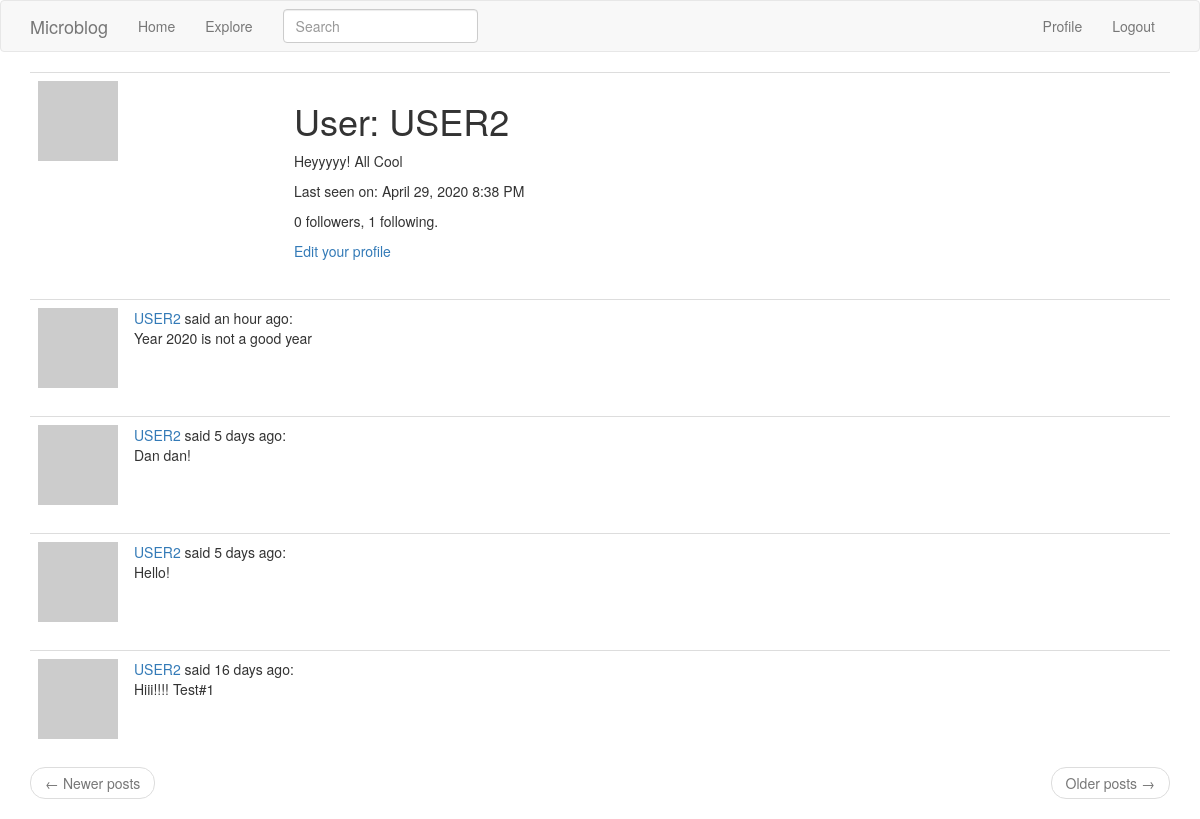
Page /user/USER2 (signed in) on the committed database.
### app/models.py (models this page shows, shortened)
class User(UserMixin, db.Model):
    id = db.Column(db.Integer, primary_key = True)
    username = db.Column(db.String(64), index = True, unique = True)
    email = db.Column(db.String(120),index = True, unique = True)
    password_hash = db.Column(db.String(128))
    posts = db.relationship('Post', backref = 'author', lazy = 'dynamic')
    about_me = db.Column(db.String(140))
    last_seen = db.Column(db.DateTime, default=datetime.utcnow)
    followed = db.relationship(
        'User', secondary=followers,
        primaryjoin=(followers.c.follower_id == id),
        secondaryjoin=(followers.c.followed_id == id),
        backref=db.backref('followers', lazy='dynamic'), lazy='dynamic')
    def avatar(self, size):
        digest = md5(self.email.lower().encode('utf-8')).hexdigest()
        return 'https://www.gravatar.com/avatar/{}?d=identicon&s={}'.format(
            digest, size)

class SearchableMixin(object):
    @classmethod
    def before_commit(cls, session):
        session._changes = {
            'add': list(session.new),
            'update': list(session.dirty),
            'delete': list(session.deleted)
        }
    @classmethod
    def after_commit(cls, session):
        for obj in session._changes['add']:
            if isinstance(obj, SearchableMixin):
                add_to_index(obj.__tablename__, obj)
        for obj in session._changes['update']:
            if isinstance(obj, SearchableMixin):
                add_to_index(obj.__tablename__, obj)
        for obj in session._changes['delete']:
            if isinstance(obj, SearchableMixin):
                remove_from_index(obj.__tablename__, obj)
        session._changes = None

class Post(SearchableMixin, db.Model):
    __searchable__ = ['caption']
    id = db.Column(db.Integer, primary_key = True)
    caption = db.Column(db.String(150))
    timestamp = db.Column(db.DateTime, index = True, default = datetime.utcnow)
    user_id = db.Column(db.Integer, db.ForeignKey('user.id'))

### app/main/routes.py (the view)
@bp.route('/user/<username>')
@login_required
def user(username):
    user = User.query.filter_by(username=username).first_or_404()
    page = request.args.get('page', 1, type=int)
    posts = user.posts.order_by(Post.timestamp.desc()).paginate(
        page, current_app.config['POSTS_PER_PAGE'], False)
    next_url = url_for('main.user', username=user.username, page=posts.next_num) \
        if posts.has_next else None
    prev_url = url_for('main.user', username=user.username, page=posts.prev_num) \
        if posts.has_prev else None
    return render_template('user.html', user=user, posts=posts.items, next_url = next_url, prev_url = prev_url)

### app/main/forms.py
class SearchForm(FlaskForm):
    q = StringField('Search', validators=[DataRequired()])
    def __init__(self, *args, **kwargs):
        if 'formdata' not in kwargs:
            kwargs['formdata'] = request.args
        if 'csrf_enabled' not in kwargs:
            kwargs['csrf_enabled'] = False
        super(SearchForm, self).__init__(*args, **kwargs)

### app/main/routes.py (called while the page is built)
@bp.before_app_request
def before_request():
    if current_user.is_authenticated:
        current_user.last_seen = datetime.utcnow()
        db.session.commit()
        g.search_form = SearchForm()
    g.locale = str(get_locale())

### app/models.py (called while the page is built)
@login.user_loader
def load_user(id):
    return User.query.get(int(id))

### app/templates/user.html
{% extends "base.html" %}
{% block app_content %}
    <table class="table table-hover">
        <tr>
            <td width="256px"><img src="{{ user.avatar(256) }}"></td>
            <td>
                <h1>{{ ('User') }}: {{ user.username }}</h1>
                {% if user.about_me %}<p>{{ user.about_me }}</p>{% endif %}
                {% if user.last_seen %}
                    <p>{{ ('Last seen on') }}: {{ moment(user.last_seen).format('LLL') }}</p>
                {% endif %}
                <p>{{ user.followers.count() }} followers, {{ user.followed.count() }} following.</p>
                {% if user == current_user %}
                <p><a href="{{ url_for('main.edit_profile') }}">{{ ('Edit your profile') }}</a></p>
                {% elif not current_user.is_following(user) %}
                <p><a href="{{ url_for('main.follow', username=user.username) }}">{{ ('Follow') }}</a></p>
                {% else %}
                <p><a href="{{ url_for('main.unfollow', username=user.username) }}">{{ ('Unfollow') }}</a></p>
                {% endif %}
            </td>
        </tr>
    </table>
    {% for post in posts %}
        {% include '_post.html' %}
    {% endfor %}
    <nav aria-label="...">
        <ul class="pager">
            <li class="previous{% if not prev_url %} disabled{% endif %}">
                <a href="{{ prev_url or '#' }}">
                    <span aria-hidden="true">&larr;</span> {{ ('Newer posts') }}
                </a>
            </li>
            <li class="next{% if not next_url %} disabled{% endif %}">
                <a href="{{ next_url or '#' }}">
                    {{ ('Older posts') }} <span aria-hidden="true">&rarr;</span>
                </a>
            </li>
        </ul>
    </nav>
{% endblock %}

### app/templates/_post.html
<table class="table table-hover">
    <tr>
        <td width="70px">
            <a href="{{ url_for('main.user', username=post.author.username) }}">
                <img src="{{ post.author.avatar(70) }}" />
            </a>
        </td>
        <td>
            <a href="{{ url_for('main.user', username=post.author.username) }}">
                {{ post.author.username }}
            </a>
            said {{ moment(post.timestamp).fromNow() }}:
            <br>
            {{ post.caption }}
        </td>
    </tr>
</table>

### rows in the picture
User: username "USER2", about_me "Heyyyyy! All Cool", last_seen "April 29, 2020 8:38 PM"
Post: author.username "USER2", timestamp "an hour ago", caption "Year 2020 is not a good year"
Post: author.username "USER2", timestamp "5 days ago", caption "Dan dan!"
Post: author.username "USER2", timestamp "5 days ago", caption "Hello!"
Post: author.username "USER2", timestamp "16 days ago", caption "Hiii!!!! Test#1"

### other values in the picture
{{ ('Home') }} "Home"
{{ ('Explore') }} "Explore"
{{ ('Profile') }} "Profile"
{{ ('Logout') }} "Logout"
{{ ('User') }} "User"
{{ ('Last seen on') }} "Last seen on"
{{ user.followers.count() }} "0"
{{ user.followed.count() }} "1"
{{ ('Edit your profile') }} "Edit your profile"
{{ ('Newer posts') }} "Newer posts"
{{ ('Older posts') }} "Older posts"
